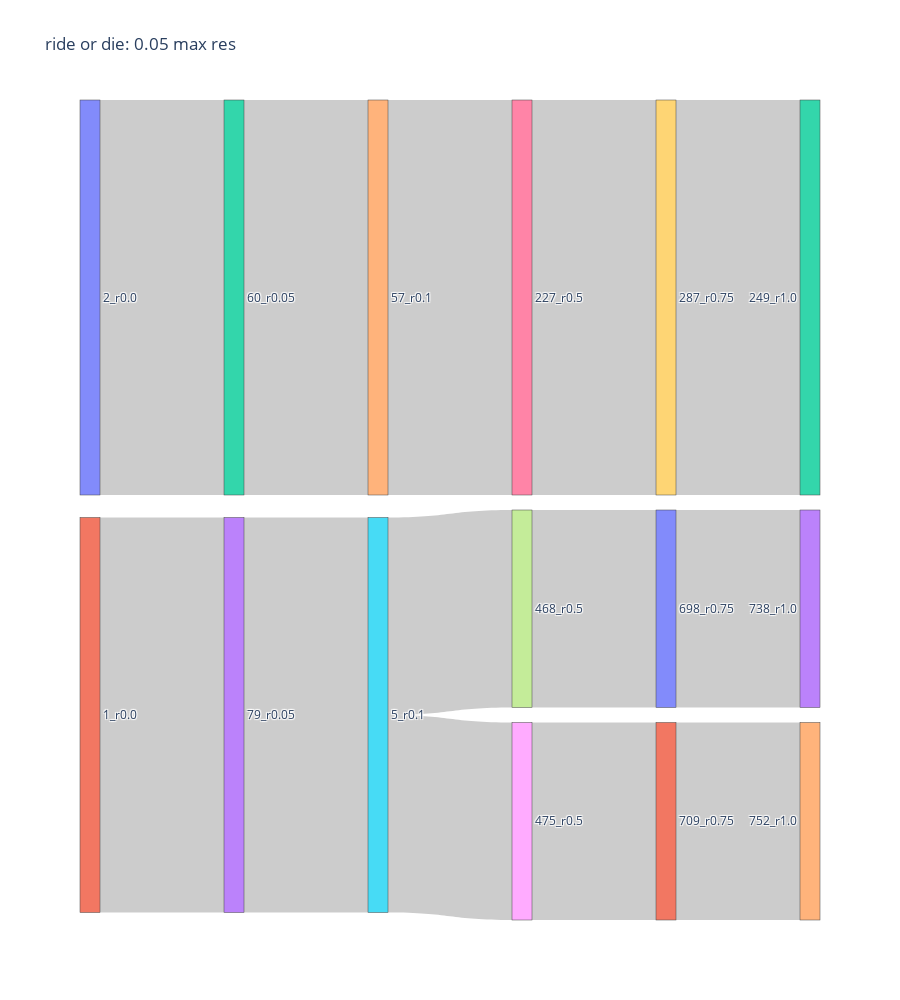

Notebook code cell kept with this figure:
### Markdown cell above
Make a Sankey.

### Code cell
# take only the columns with modularity data
ovi_HB_chunk = ride_or_die_df[['0.0','0.05','0.1','0.5','0.75','1.0']].copy()

create_Sankey(ovi_HB_chunk,'ride or die: 0.05 max res')

### Figure 1 — Plotly figure (JSON) as saved in the notebook; plotly's stock layout.template omitted (floating-point values rounded to 4 significant figures)
{"data": [{"link": {"source": [1, 0, 2, 3, 4, 5, 5, 6, 7, 8, 9, 10, 11], "target": [3, 2, 4, 5, 6, 7, 8, 9, 10, 11, 12, 13, 14], "value": [2, 2, 2, 2, 2, 1, 1, 2, 1, 1, 2, 1, 1]}, "node": {"label": ["2_r0.0", "1_r0.0", "60_r0.05", "79_r0.05", "57_r0.1", "5_r0.1", "227_r0.5", "468_r0.5", "475_r0.5", "287_r0.75", "698_r0.75", "709_r0.75", "249_r1.0", "738_r1.0", "752_r1.0"], "pad": 15, "thickness": 20}, "type": "sankey"}], "layout": {"height": 1000, "title": {"text": "ride or die: 0.05 max res"}}}
